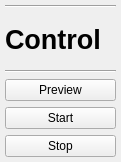
     <widget class="QWidget" name="verticalLayoutWidget_4">
      <property name="geometry">
       <rect>
        <x>640</x>
        <y>10</y>
        <width>121</width>
        <height>162</height>
       </rect>
      </property>
      <layout class="QVBoxLayout" name="layout_mainControl">
       <property name="sizeConstraint">
        <enum>QLayout::SetDefaultConstraint</enum>
       </property>
       <property name="leftMargin">
        <number>5</number>
       </property>
       <property name="topMargin">
        <number>5</number>
       </property>
       <property name="rightMargin">
        <number>5</number>
       </property>
       <property name="bottomMargin">
        <number>5</number>
       </property>
       <item>
        <widget class="Line" name="line_15">
         <property name="orientation">
          <enum>Qt::Horizontal</enum>
         </property>
        </widget>
       </item>
       <item>
        <widget class="QLabel" name="label_main_control">
         <property name="font">
          <font>
           <pointsize>20</pointsize>
           <weight>75</weight>
           <italic>false</italic>
           <bold>true</bold>
           <underline>false</underline>
           <strikeout>false</strikeout>
           <kerning>true</kerning>
          </font>
         </property>
         <property name="text">
          <string>Control</string>
         </property>
         <property name="alignment">
          <set>Qt::AlignLeading|Qt::AlignLeft|Qt::AlignVCenter</set>
         </property>
        </widget>
       </item>
       <item>
        <widget class="Line" name="line_10">
         <property name="orientation">
          <enum>Qt::Horizontal</enum>
         </property>
        </widget>
       </item>
       <item>
        <layout class="QGridLayout" name="gridLayout_4">
         <item row="1" column="0">
          <widget class="QPushButton" name="startbutton">
           <property name="text">
            <string>Start</string>
           </property>
          </widget>
         </item>
         <item row="0" column="0">
          <widget class="QPushButton" name="preview">
           <property name="text">
            <string>Preview</string>
           </property>
          </widget>
         </item>
         <item row="2" column="0">
          <widget class="QPushButton" name="stopbutton">
           <property name="text">
            <string>Stop</string>
           </property>
          </widget>
         </item>
        </layout>
       </item>
      </layout>
     </widget>
